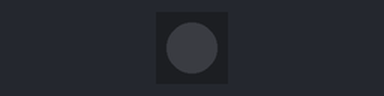
A program run on a simulated ESP32 board running MicroPython. Shown: 1 RGB LEDs in strip order, left to right. Dim RGB values are drawn brighter than linear.

Above: at 0.15 s.
At 7.4 s:
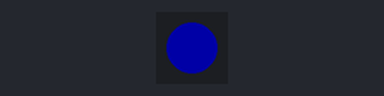
Timing chart, 0 to 7.9 s (numbered marks = the images above):
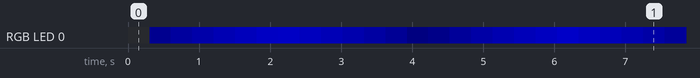

The program:

ws2812_intens.py
```python
# (licence header left out)
from machine import Pin
from neopixel import NeoPixel
from utime import sleep_ms
import sys

def led_off():
    neopixel[0] = (0,0,0)
    neopixel.write()

# check if  the hardware definition file is already loaded
try:
    from hw_esp32s3_mini_pro import *
except:
    print("Please make sure hw_esp32s3_mini_pro.py has been uploaded to /lib")
    sys.exit()

# NEOPIXEL, NO_OF_NEOPIXELS and NEOPIXEL_PWR are defined in the hardware definition file hw_esp32_s3_fh4r2.py
# switch neopixel power on
neopixel_pwr = Pin(NEOPIXEL_PWR,Pin.OUT)
neopixel_pwr.on()
# init the neopixel driver
neopixel = NeoPixel(Pin(NEOPIXEL),NO_OF_NEOPIXELS)
maxIntensity = 100

try:
    while True:

        for intens in range(maxIntensity):
            neopixel[0] = (0,0,intens)
            neopixel.write()
            sleep_ms(20)
        for intens in range(maxIntensity,0,-1):
            neopixel[0] = (0,0,intens)
            neopixel.write()
            sleep_ms(20)

except KeyboardInterrupt:
    led_off()
    neopixel_pwr.off()
```

hw_esp32s3_mini_pro.py
```python
# (licence header left out)
from micropython import const

# neopixel
NEOPIXEL          = const(8)
NEOPIXEL_PWR      = const(7)
NO_OF_NEOPIXELS   = const(1)
INTENSITY         = const(0x1f)
GRB               = True

# infrared LED
IR                = const(9)

# user switches
USER_SWITCH_0     = const(0)
USER_SWITCH_47    = const(47)
USER_SWITCH_48    = const(48)

# I2C
SCL               = const(11)
SDA               = const(12)

# SPI
SPI_MOSI          = const(38)
SPI_MISO          = const(39)
SPI_CLK           = const(40)

# TFT
TFT_BL            = const(33)
TFT_DC            = const(36)
TFT_CS            = const(35)
TFT_RST           = const(34)

# microphone
MIC_WS            = const(26)
MIC_SCK           = const(22)
MIC_SD            = const(21)

MATRIX            = const(16)
NO_OF_MATRIX_LEDS = const(64)
```

Measured:
- by itself, RGB LED 0: off → RGB(0, 0, 15) at 0.30 s, → RGB(0, 0, 30) 0.30 s later, → RGB(0, 0, 45) 0.30 s later, → RGB(0, 0, 60) 0.30 s later, … (132 changes in this stretch)
- by itself, everything shown: repeats every 12.1 s, in 40 steps
